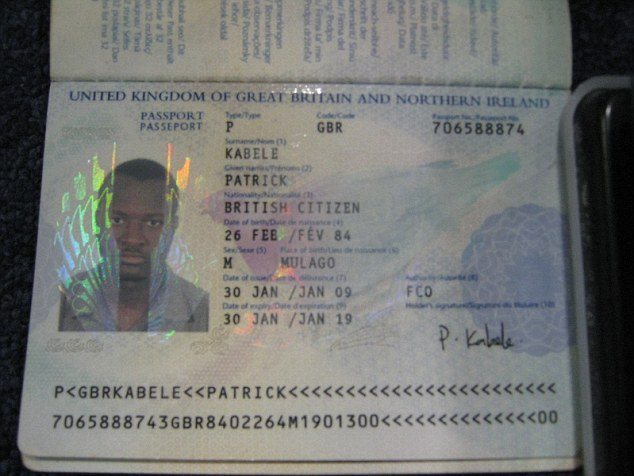
#> input picture flaskapp/analysis/images/bad1.jpg, 634 x 476 px
$ python -i deskew.py   (imports and definitions only)
#> lines starting #> are read from the running program, lines starting #| are printed output that depends on the picture; after the words box and inside, x2 and y2 are one past the last pixel; in counts of white or black regions, pixels touching at a corner belong together
#> further down, picture is the input picture: shape (476, 634, 3); mean B, G, R 115.2, 117.7, 116.3
import numpy as np
import cv2


def skew_angle(image: np.ndarray, DEBUG: bool = False) -> float:
    """
    Function to detect the edges (lines) in an image
    and calculate the skew angle. Ideally, the lines
    should be drawn parallel to text direction
    or obvious image borders.

    If DEBUG=TRUE, show image with lines drawn
    """
#> called with DEBUG = False
    gray = cv2.cvtColor(image, cv2.COLOR_BGR2GRAY)
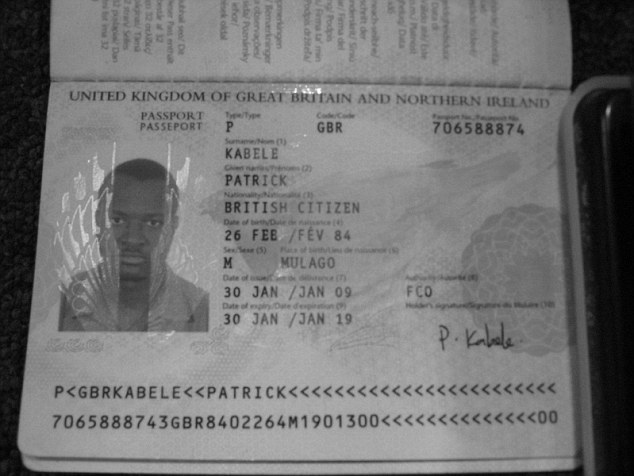
#> gray: shape (476, 634); min 0, max 255, mean 117
    edges = cv2.Canny(gray, 200, 200)
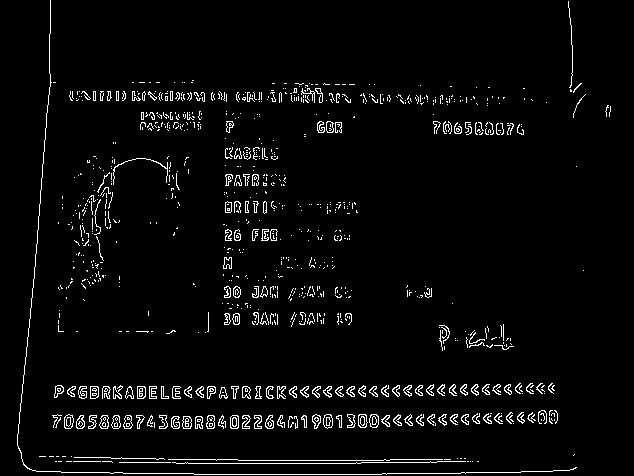
#> edges: shape (476, 634); 3.6% white in thin lines or dots

    lines = cv2.HoughLinesP(edges, rho=1, theta=np.pi / 180,
                            threshold=80, minLineLength=120,
                            maxLineGap=10)
#> lines = 34 rows, first 6: [25, 364, 46, 124], [74, 457, 285, 460], [194, 474, 386, 474], [154, 427, 557, 420], [176, 463, 360, 463], [55, 388, 552, 388]
    deg_angles = []

    if lines is not None:
        for line in lines:
            x1, y1, x2, y2 = line[0]

            # hough lines returns a list of lines with points
            # in the form (x1, y1, x2, y2).
            # The first step is to calculate the slopes of
            # these lines from their paired point values
            slope = (y2 - y1) / (x2 - x1)

            # it just so happens that this slope is also
            # y where y = tan(theta), the angle
            # in a circle by which the line is offset
            rad_angle = np.arctan(slope)
            deg_angles.append(np.degrees(rad_angle))
#> this loop made 34 passes
#> (x1, y1, x2, y2, slope, rad_angle) on passes 1 to 12: (25, 364, 46, 124, -11.43, -1.48), (74, 457, 285, 460, 0.0142, 0.0142), (194, 474, 386, 474, 0, 0), (154, 427, 557, 420, -0.0174, -0.0174), (176, 463, 360, 463, 0, 0), (55, 388, 552, 388, 0, 0), (53, 417, 557, 417, 0, 0), (53, 427, 557, 418, -0.0179, -0.0179), (231, 386, 553, 386, 0, 0), (303, 415, 557, 415, 0, 0), (65, 416, 557, 416, 0, 0), (55, 387, 552, 387, 0, 0)
#> after the loop, deg_angles = 34 values, max 0.9 at index 28, min -85 at index 0, mean -2.57

        if DEBUG:
            copy = image.copy()
            for line in lines:
                x1, y1, x2, y2 = line[0]

                slope = (y2 - y1) / (x2 - x1) if (x2 - x1) else 0
                rad_angle = np.arctan(slope)
                deg_angle = np.degrees(rad_angle)

                cv2.line(copy, (x1, y1), (x2, y2), (0, 0, 255), 2)
                cv2.putText(copy, str(np.round(deg_angle)), (x1, y1),
                            cv2.FONT_HERSHEY_SIMPLEX, 0.7, (0, 0, 255), 1)
            cv2.imshow('image', copy)
            cv2.waitKey(0)
            cv2.destroyAllWindows()

        # which of these degree values is most common?
        hist = np.histogram(deg_angles, bins=180)
        angle = hist[1][np.argmax(hist[0])]
#> angle = -0.0546

        return angle

    return 0.0


def rotate(image: np.ndarray, degrees: float) -> np.ndarray:
    """
    Function to rotate an image counter-clockwise
    by X degrees, where X is in the range [-360, 360]
    """

    (oldX, oldY) = image.shape[1], image.shape[0]
    mat = cv2.getRotationMatrix2D(center=(oldX / 2, oldY / 2),
                                angle=degrees,
                                scale=1.0)  # rotate about center of image.

    # include this if you want to prevent corners being cut off
    r = np.deg2rad(degrees)

    newX, newY = (abs(np.sin(r) * oldY) + abs(np.cos(r) * oldX),
                  abs(np.sin(r) * oldX) + abs(np.cos(r) * oldY))

    # warpAffine function call, below, basically works like this:
    # 1. apply the M transformation on each pixel of the original image
    # 2. save everything that falls within the upper-left "dsize"
    #    portion of the resulting image.

    # find the translation that moves the result to the center of that region.
    (tx, ty) = ((newX - oldX) / 2, (newY - oldY) / 2)

    # third column of matrix holds translation,
    # which takes effect after rotation.
    mat[0, 2] += tx
    mat[1, 2] += ty

    rotated = cv2.warpAffine(image, mat, dsize=(int(newX), int(newY)))
    return rotated

>>> import cv2
>>> picture = cv2.imread('../images/bad1.jpg')
>>> result = skew_angle(picture)
#> result = -0.0546

$ run again, on flaskapp/analysis/images/bad2.jpg
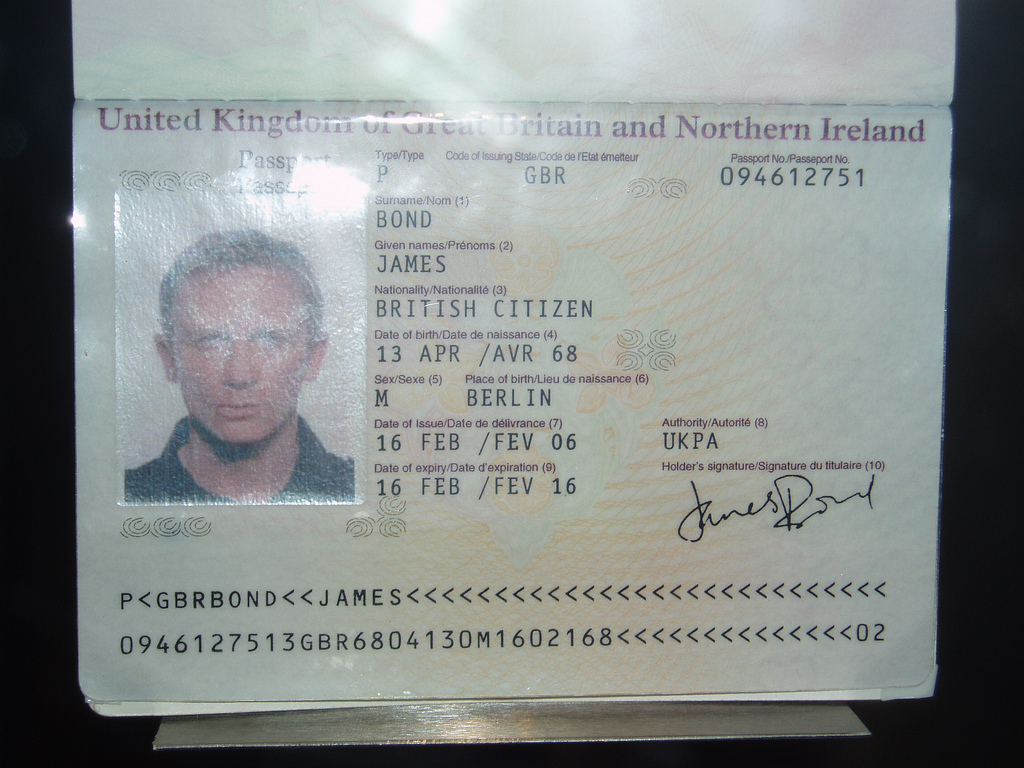
#> input picture flaskapp/analysis/images/bad2.jpg, 1024 x 768 px
#> picture is the input picture: shape (768, 1024, 3); mean B, G, R 139, 140.8, 135.6
#> in skew_angle, `edges = cv2.Canny(gray, 200, 200)`:
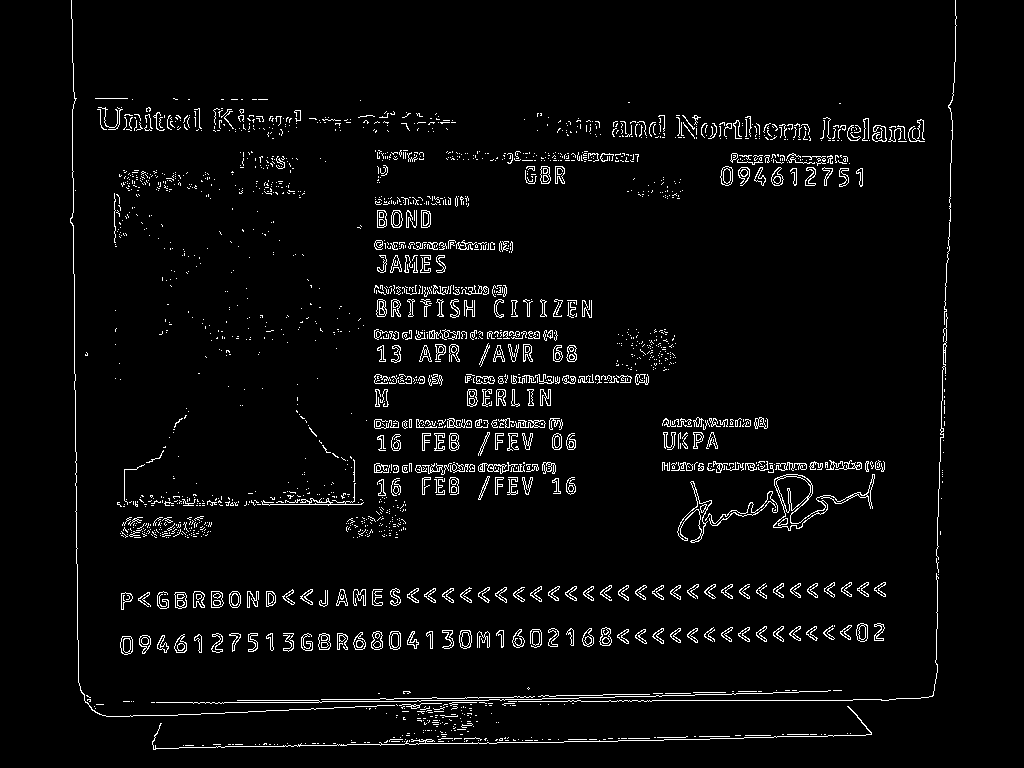
#> edges: shape (768, 1024); 3.7% white in thin lines or dots, all inside (x1, y1, x2, y2) = (70, 0, 957, 750)
#> lines = 56 rows, first 6: [609, 700, 852, 700], [603, 694, 725, 692], [440, 743, 663, 740], [936, 562, 947, 247], [744, 737, 865, 735], [711, 694, 841, 690]
#> the loop in skew_angle, `for line in lines:` made 56 passes
#> (x1, y1, x2, y2, slope, rad_angle) on passes 1 to 8: (609, 700, 852, 700, 0, 0), (603, 694, 725, 692, -0.0164, -0.0164), (440, 743, 663, 740, -0.0135, -0.0135), (936, 562, 947, 247, -28.64, -1.54), (744, 737, 865, 735, -0.0165, -0.0165), (711, 694, 841, 690, -0.0308, -0.0308), (679, 126, 809, 128, 0.0154, 0.0154), (374, 469, 555, 469, 0, 0)
#> after the loop in skew_angle, `for line in lines:`: deg_angles = 56 values, max 2.2 at index 35, min -88 at index 3, mean -1.71
#> angle = -0.303

$ run again, on flaskapp/analysis/images/bad3.jpg
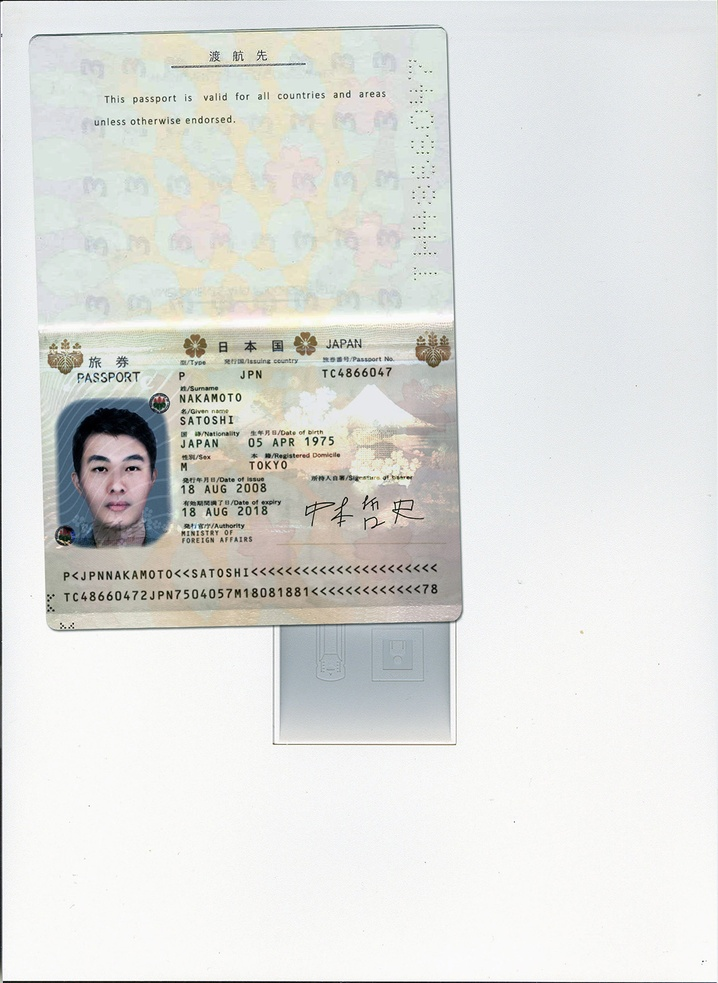
#> input picture flaskapp/analysis/images/bad3.jpg, 718 x 983 px, shrunk from 1152 x 1577 before the run
#> picture is the input picture: shape (983, 718, 3); mean B, G, R 221.1, 224, 222.7
#> in skew_angle, `gray = cv2.cvtColor(image, cv2.COLOR_BGR2GRAY)`:
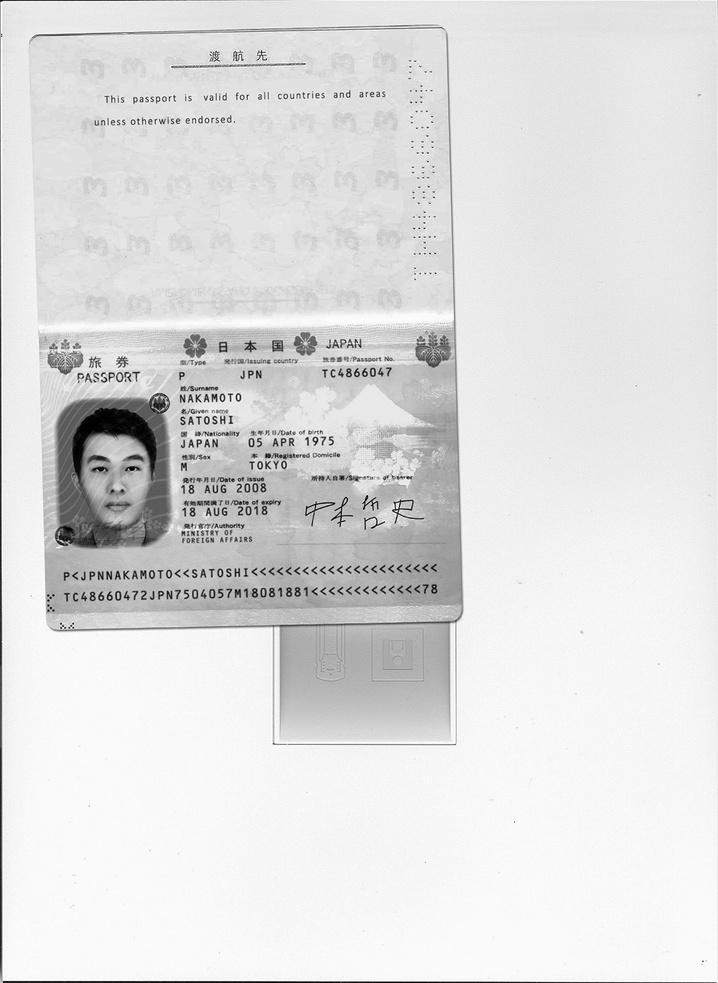
#> gray: shape (983, 718); min 0, max 255, mean 223.3
#> in skew_angle, `edges = cv2.Canny(gray, 200, 200)`:
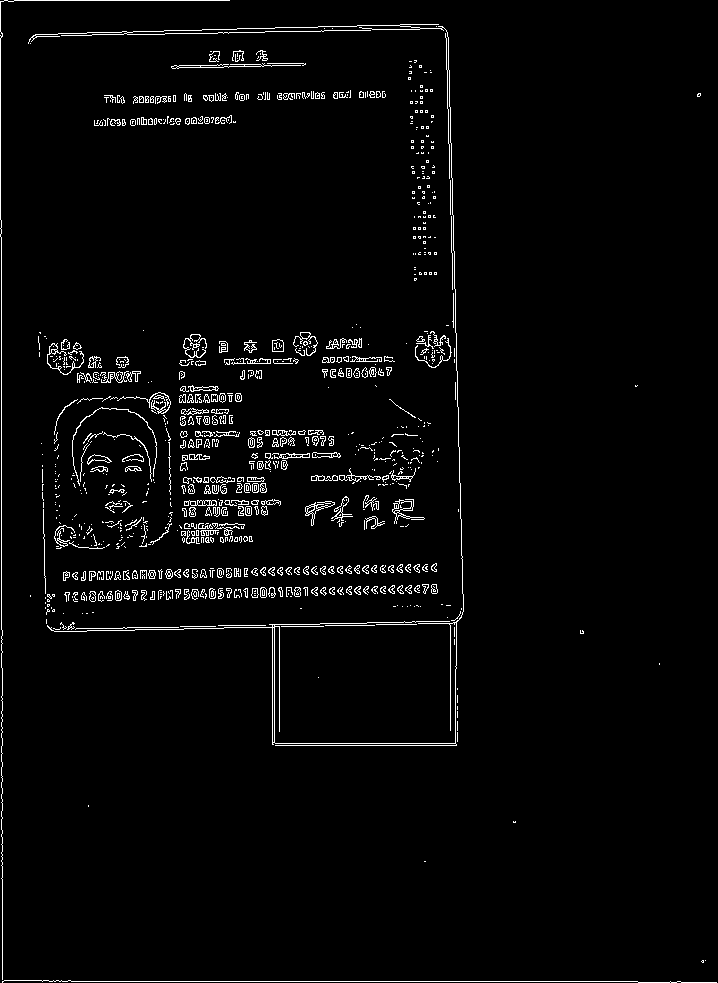
#> edges: shape (983, 718); 2.7% white in thin lines or dots
#> lines = 28 rows, first 6: [42, 981, 637, 981], [1, 667, 1, 220], [184, 628, 323, 626], [121, 34, 264, 32], [50, 629, 215, 626], [2, 818, 2, 668]
#> the loop in skew_angle, `for line in lines:` made 28 passes
#> (x1, y1, x2, y2, slope, rad_angle) on passes 1 to 8: (42, 981, 637, 981, 0, 0), (1, 667, 1, 220, -inf, -1.57), (184, 628, 323, 626, -0.0144, -0.0144), (121, 34, 264, 32, -0.014, -0.014), (50, 629, 215, 626, -0.0182, -0.0182), (2, 818, 2, 668, -inf, -1.57), (0, 236, 0, 1, -inf, -1.57), (275, 745, 456, 745, 0, 0)
#> after the loop in skew_angle, `for line in lines:`: deg_angles = 28 values, max 0 at index 0, min -90 at index 1, mean -16.76
#> angle = -1
